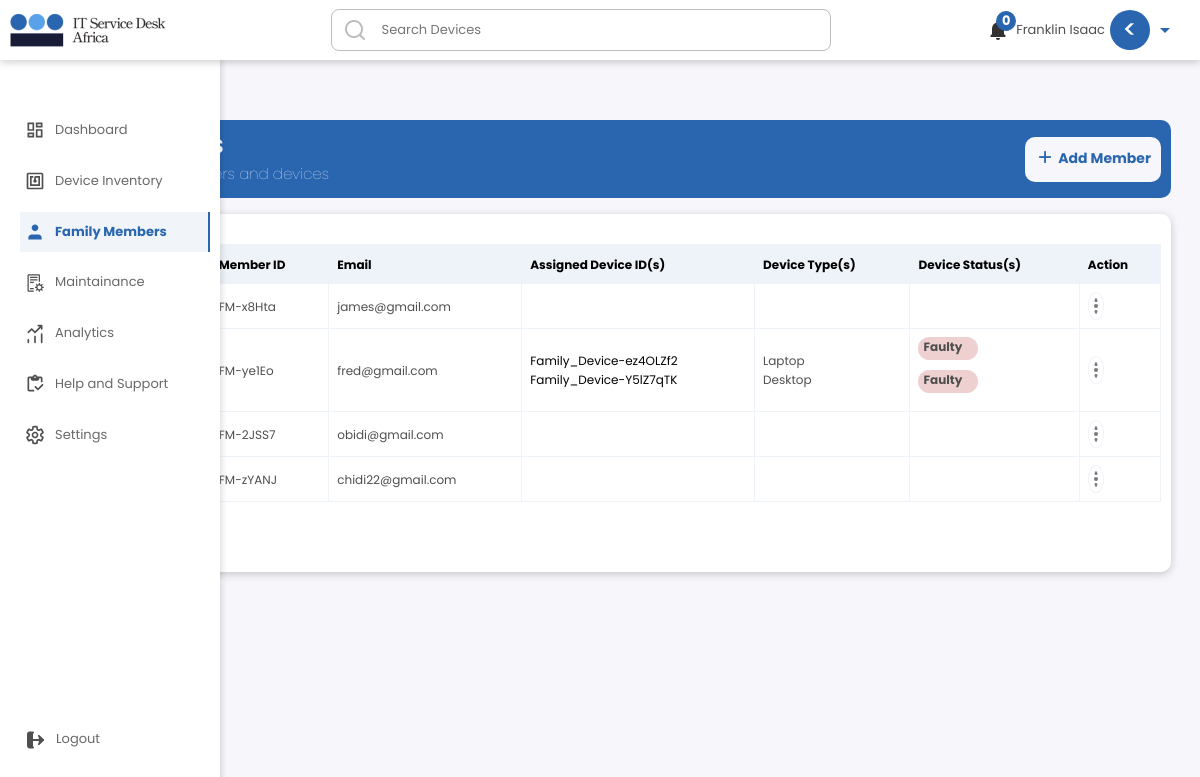
The page /familydhms/familymember (signed in) on the database its author committed.
### familydhmsapp/models.py (models this page shows, shortened)
class FamilyMemberReg(models.Model):
    user = models.ForeignKey(User, null=True, on_delete=models.CASCADE)
    memberfullname = models.CharField(max_length = 1500, null=True, blank = True)
    memberemail = models.EmailField(max_length = 1500, null=True, blank = True)
    memberid = models.CharField(max_length = 1500, null=True, blank = True)
    familyid = models.CharField(max_length = 1500, null=True, blank = True)
    created_at = models.DateTimeField(auto_now_add=True)
    edited_at = models.DateTimeField(auto_now=True)
    class Meta:
        ordering = ['-edited_at', '-created_at']

class FamilyDeviceReg(models.Model):
    user = models.ForeignKey(User, null=True, on_delete=models.CASCADE)
    devicetype = models.CharField(max_length = 1500, default='None')
    devicebrand = models.CharField(max_length= 200, null=True, blank = True)
    deviceOS = models.CharField(max_length= 200, null=True, blank = True)
    devicemodel = models.CharField(max_length= 200, null=True, blank = True)
    deviceyearofpurchase = models.CharField(max_length= 200, null=True, blank = True)
    devicelocation = models.CharField(max_length= 200, null=True, blank = True)
    devicename = models.CharField(max_length= 200, null=True, blank = True)
    devicemacaddress = models.CharField(max_length= 200, null=True, blank = True)
    deviceipaddress = models.CharField(max_length = 1500, null=True, blank = True)
    devicedepreciationrate = models.CharField(max_length = 1500, null=True, blank = True)
    deviceid = models.CharField(max_length = 1500, null=True, blank = True)
    deviceuser = models.CharField(max_length = 1500, null=True, blank = True)
    devicestatus = models.CharField(max_length= 300,choices = DEVICE_HEALTH_STATUS, default = 'Working', null=True, blank = True)
    deviceImageOne = models.ImageField(upload_to='productImage/', null=True, blank=True)
    userbrowser = models.CharField(max_length = 1500, null=True, blank = True)
    userbrowserversion = models.CharField(max_length = 1500, null=True, blank = True)
    userOSVersion = models.CharField(max_length = 1500, null=True, blank = True)
    deviceUserID = models.CharField(max_length = 1500, default='None', null=True, blank = True)
    deviceuseremail = models.CharField(max_length= 200, null=True, blank = True)
    deviceuserfullname = models.CharField(max_length= 200, null=True, blank = True)
    savetimedata = models.CharField(max_length = 1500, null=True, blank = True)
    registeredMonth = models.CharField(max_length = 1500, null=True, blank = True)
    weekNumberSaved = models.CharField(max_length = 1500, null=True, blank = True)
    FamilyUniqueCode = models.CharField(max_length = 130, null=True, blank = True)
    created_at = models.DateTimeField(auto_now_add=True)
    edited_at = models.DateTimeField(auto_now=True)
    class Meta:
        ordering = ['-edited_at', '-created_at']

### familydhmsapp/views.py (the view, shortened to what this page needs)
# urls.py: path('familymember', views.FamilyMembers, name="FamilyMembers"),
@login_required(login_url='UserLogin')
def FamilyMembers(request):
    allfamilymembers = FamilyMemberReg.objects.filter(user = request.user)
    allfamilymembersCount = allfamilymembers.count()
    AllFamilyDevices = FamilyDeviceReg.objects.filter(user = request.user)
    context = {'allfamilymembers':allfamilymembers, 'allfamilymembersCount':allfamilymembersCount, 'AllFamilyDevices':AllFamilyDevices}
    return render(request, 'familydhmsapp/familymember.html', context)

### familydhmsapp/templates/familydhmsapp/familymember.html (shortened to what this page needs)
{% include 'famgeneral.html' %}
{% load static %}
{% block content %}
<!DOCTYPE html>
<html lang="en">
	<head>
		<link rel="stylesheet" href={% static 'familydashboard/css/style.css' %} />
		<link rel="stylesheet" href={% static 'inventory/css/style.css' %} />
		<link rel="stylesheet" href={% static 'familymembers/css/style.css' %} />
		<link href="https://unpkg.com/aos@2.3.1/dist/aos.css" rel="stylesheet">
	</head>
	<body class='body'>
		<div class='main'>
			<div class='familymemberintro'>
				<div>
					<h1>Family Members</h1>
					<h4>Manage your family members and  devices </h4>
				</div>
				<div class='familymemberintrobtn'>
					<button>
						<img src={% static 'familymembers/img/add.png' %} />
						Add Member
					</button>
				</div>
			</div>
			<div class='mainfamilymemberslistsection'>
				<table  id="paginated-list" >
					<tr>
					  <th class='topCheckBox'>
					  </th>
					  <th>Name</th>
					  <th>Member ID</th>
					  <th>Email</th>
					  <th>Assigned Device ID(s)</th>
					  <th>Device Type(s)</th>
					  <th>Device Status(s)</th>
					  <th>Action</th>
					</tr>
					{% for FamilyMemberReg in allfamilymembers %}
					<div class='item'>
						<tr class='item'>
							<td><input type='radio' /></td>
							<td class={{ FamilyMemberReg.memberfullname }}>{{ FamilyMemberReg.memberfullname }}</td>
							<td>{{ FamilyMemberReg.memberid }}</td>
							<td class={{ FamilyMemberReg.memberemail }}>{{ FamilyMemberReg.memberemail }}</td>
							<td>
								{% for AllFamilyDevices in AllFamilyDevices %}
								{% if AllFamilyDevices.deviceUserID == FamilyMemberReg.memberid %}
								<a href=''>{{ AllFamilyDevices.deviceid }}</a><br/>
								{% endif %}
								{% endfor %}
							</td>
							<td>
								{% for AllFamilyDevices in AllFamilyDevices %}
								{% if AllFamilyDevices.deviceUserID == FamilyMemberReg.memberid %}
								{{ AllFamilyDevices.devicetype }}<br/>
								{% endif %}
								{% endfor %}
							</td>
							<td>
								{% for AllFamilyDevices in AllFamilyDevices %}
								{% if AllFamilyDevices.deviceUserID == FamilyMemberReg.memberid %}
								<p class="{{ AllFamilyDevices.devicestatus }}">{{ AllFamilyDevices.devicestatus }}<br/></p>
								{% endif %}
								{% endfor %}
							</td>
							<td class='actiongensection'>
								<div class='actionbtns'>
									<img src={% static 'familymembers/img/action.png' %} />
								</div>
							</td>
						</tr>
					</div>
					{% endfor %}
				</table>
			</div>
        </div>
    </body>
</html>
{% endblock content %}

### familydhmsapp/templates/famnavbar.html (shortened to what this page needs)
{% load static %}
{% block content %}
<body>
    <nav>
        <div class='desktoplogo'>
            <img src={% static 'general/img/itsalogopng1.png' %} />
        </div>
        <div class='search'>
            <form method='GET' action="{% url 'Searchresult' %}">
                <input type='text' name='q' placeholder='Search Devices' id='txtSearch' />
            </form>
            <img class='searchIcon' src={% static 'general/img/searchicon.png' %} />
        </div>
        <div class='notifysection'>
            <div class='notifyout' >
                <img class='notify' src={% static 'general/img/notify.png' %} />
                <div class='NewNotifyCount'></div>
            </div>
            <div class='notifysectioninner'>
                {% if allSignUps.user == request.user %}
                <h4>{{ allSignUps.companyname }}</h4>
                {% else %}
                {{request.user}}
                {% endif %}
                <div class='profileimgsectiontext'>
                    <h1></h1>
                </div>
                <img src={% static 'general/img/arrow-down.png' %} />
            </div>
        </div>
    </nav>
    <div class='sidebarsection'>
        <a href={% url 'FamilyDHMSDashboard' %}>
            <div class='sidebar dashboard'>
                <p>Dashboard</p>
            </div>
        <a href={% url 'FamilyInventory' %}>
            <div class='sidebar deviceinventory '>
                <p>Device Inventory</p>
            </div>
        </a>
        <a href={% url 'FamilyMembers' %}>
            <div class='sidebar staffmembers'>
                <p>Family Members</p>
            </div>
        </a>
        <a href={% url 'FamilyMaintenance' %}>
            <div class='sidebar maintain'>
                <p>Maintainance</p>
            </div>
        </a>
        <a href={% url 'FamilyAnalytics' %}>
            <div class='sidebar reports'>
                <p>Analytics</p>
            </div>
        </a>
        <a href={% url 'FamilySupport' %}>
            <div class='sidebar support'>
                <p>Help and Support</p>
            </div>
        </a>
        <a href={% url 'FamilySettings' %}>
            <div class='sidebar settings'>
                <p>Settings</p>
            </div>
        </a>
        <a href={% url 'FamilyLogout' %}>
            <div class='sidebar logout'>
                <p>Logout</p>
            </div>
        </a>
    </div>
		<link rel="stylesheet" href="https://code.jquery.com/ui/1.8.18/themes/base/jquery-ui.css" type="text/css" media="all" />
</body>
{% endblock content %}

### static/familydashboard/css/style.css (style rules this page uses)
* { box-sizing: border-box; margin: 0; padding: 0; font-family: 'Poppins', sans-serif; }
body { overflow-x: hidden; background-color: #F7F7FB; }
.main { padding-top: 100px; padding-left: 240px; }
.search img { margin-right: 5px; margin-left: 5px; }
.Faulty { background-color: #EED0D0; height: 23px; width: 60px; padding-left: 5px; font-weight: bold; border-radius: 50px; }
table td a { color: black }
table { margin-top: 30px; border: 1px solid white; width: 100%; font-size: 1.2rem; margin-bottom: 60px; overflow: scroll; }
td, th { border: 1px solid #EEF3F9; text-align: left; padding: 8px; }
th { border: 1px solid #EEF3F9; text-align: left; padding: 8px; color: black; }
tr:nth-child(1) { color: #4F4F4F; background-color: #EEF3F9; }
.actionbtns img { padding: 5px; border: solid 1px #EEF3F9; border-radius: 50%; transition: 0.3s ease-in-out; cursor: pointer; }
@media only screen and (max-width: 1202px) { .main { padding-top: 120px; padding-left: 5px; padding-right: 5px; } }

### static/famgeneral/css/style.css (style rules this page uses)
* { box-sizing: border-box; margin: 0; padding: 0; font-family: 'Poppins', sans-serif; }
nav { background-color: #FFFFFF; padding: 5px; display: flex; justify-content: space-between; align-items: center; font-size: 1.3rem; box-shadow: 0 2px 8px 0 rgba(0, 0, 0, 0.2); position: fixed; width: 100vw; z-index: 10; }
.notifysectioninner { cursor: pointer; }
.notifysection { display: flex; align-items: center; justify-content: space-between; }
.notifysection img { margin-right: 10px; }
.notifysectioninner { align-items: center; display: flex; padding-right: 20px; }
.notifysectioninner img { margin-right: 5px; margin-left: 5px; }
.profileimgsectiontext { width: 40px; font-size: 1rem; background-color:#2A66B0; color: white; margin: 5px; padding-top: 5px; text-align: center; border-radius: 40px; }
.search input { display: flex; align-items: center; border: solid rgb(190, 190, 190) 1px; border-radius: 8px; width: 500px; position: relative; height: 40px; padding: 20px; padding-left: 50px; background-color: transparent; }
.searchIcon { position: absolute; top: 18px; padding-left: 7px; }
.search img { margin-right: 5px; margin-left: 5px; }
.notifyout { position: relative; cursor: pointer; }
.sidebarsection { padding-top: 100px; padding-left: 20px; height: 100vh; width: 220px; position: fixed; background-color: white; box-shadow: 0 2px 8px 0 rgba(0, 0, 0, 0.2); z-index: 2; color: black; }
.sidebar { display: flex; align-items: center; margin-top: 10px; transition: 0.2s ease-in-out; cursor: pointer; width: 95%; padding: 0px 5px; color: rgb(105, 105, 105); transition: ease-in-out .3s; }
.sidebar p { margin-top: 10px; margin-left: 10px; font-size: 1.3rem; }
.logout { position: absolute; bottom: 40px; width: 85%; }
.active { color: #2A66B0; border-right:2px solid #2A66B0; background-color: #F1F5FA; }
.active p { color: #2A66B0; font-weight: bold; }
.dashboard svg { fill: black; }
.NewNotifyCount { background-color:#2A66B0; text-align: center; color: white; border-radius: 100px; font-weight: bold; position: absolute; width: 20px; top: -9px; right: 0px; }
.desktoplogo { display: block; }

### static/inventory/css/style.css (style rules this page uses)
* { box-sizing: border-box; margin: 0; padding: 0; font-family: Poppins; }
body { overflow-x: hidden; }
.main { padding-top: 100px; padding-left: 250px; width: 98%; }

### static/familymembers/css/style.css (style rules this page uses)
* { box-sizing: border-box; margin: 0; padding: 0; font-family: 'Poppins', sans-serif; }
.main { margin-right: 3px; }
.familymemberintro { background-color: #2A66B0; display: flex; justify-content: space-between; align-items: center; padding: 10px; border-radius: 10px; color: white; }
.familymemberintro button { background-color: #F7F7FB; color: #2A66B0; padding: 10px; border: none; border-radius: 10px; font-size: 1.4rem; font-weight: bold; }
.familymemberintro h4 { font-weight:lighter; }
.familymemberintro img { width: 20px; margin-bottom: 5px; }
.mainfamilymemberslistsection { background-color: white; padding-bottom: 10px; padding-left: 10px; padding-right: 10px; border-radius: 10px; min-height: 40vh; margin-top: -10px; box-shadow: 0 2px 8px 0 rgba(0, 0, 0, 0.2); }
.actiongensection { position: relative; }
@media only screen and (max-width: 1202px) { .main { padding-top: 120px; padding-left: 5px; padding-right: 5px; } }
@media only screen and (max-width: 1202px) { .mainfamilymemberslistsection { background-color: white; padding-bottom: 10px; padding-left: 10px; padding-right: 10px; border-radius: 10px; min-height: 40vh; margin-top: -10px; box-shadow: 0 2px 8px 0 rgba(0, 0, 0, 0.2); overflow: scroll; } }

### rows shown on the page
FamilyMemberReg: memberid "FM-x8Hta", memberemail "james@gmail.com"
FamilyMemberReg: memberid "FM-ye1Eo", memberemail "fred@gmail.com"
FamilyDeviceReg: deviceid "Family_Device-ez4OLZf2", devicetype "Laptop", devicestatus "Faulty"
FamilyDeviceReg: deviceid "Family_Device-Y5lZ7qTK", devicetype "Desktop", devicestatus "Faulty"
FamilyMemberReg: memberid "FM-2JSS7", memberemail "obidi@gmail.com"
FamilyMemberReg: memberid "FM-zYANJ", memberemail "chidi22@gmail.com"

### other values the page prints
{{ request.user }} "Franklin Isaac"
